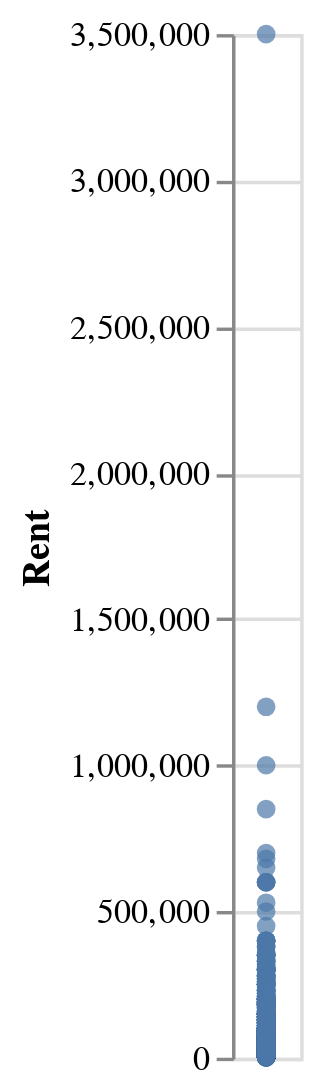

Notebook code for this chart:
### Code cell
alt.Chart(df).mark_circle().encode(y='Rent')

### Figure 1 — Vega-Lite specification as saved in the notebook (floating-point values rounded to 4 significant figures; data arrays with more than 128 entries replaced by an {"elided": "..."} marker saying what was removed)
{"config": {"view": {"continuousWidth": 400, "continuousHeight": 300}}, "data": {"name": "data-95afec6d54f99540877545adae064112"}, "mark": "circle", "encoding": {"y": {"field": "Rent", "type": "quantitative"}}, "$schema": "https://vega.github.io/schema/vega-lite/v4.17.0.json", "datasets": {"data-95afec6d54f99540877545adae064112": {"elided": "4709 records"}}}
